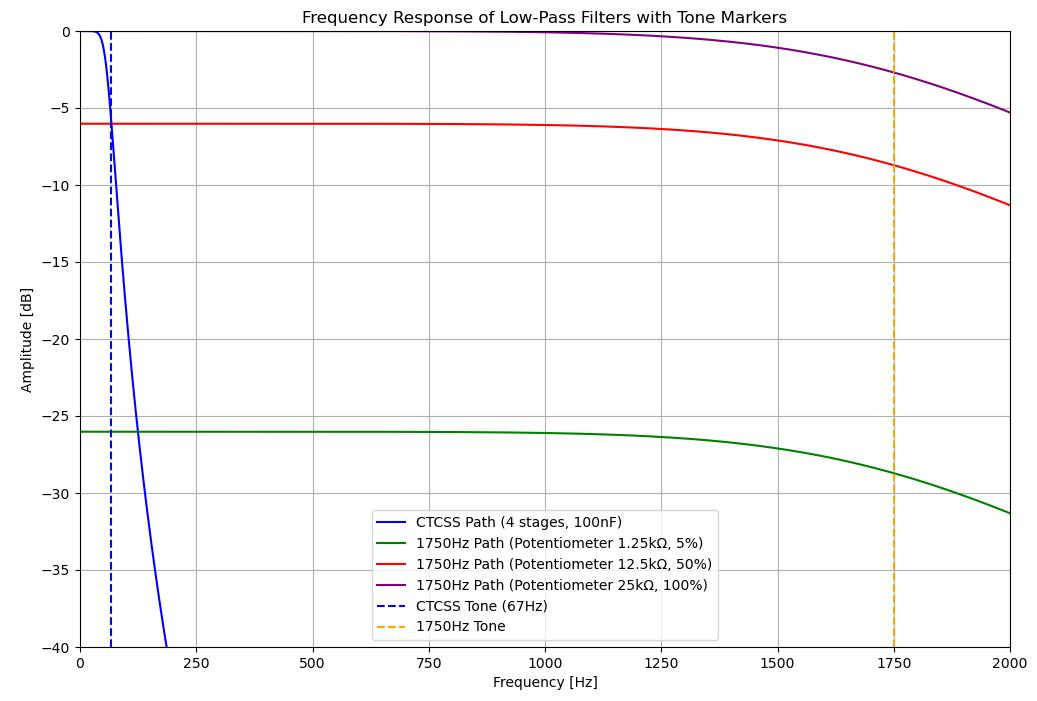

Write the Python code that produced this figure.
import numpy as np
import matplotlib.pyplot as plt
from scipy.signal import butter, freqz

# Define the low-pass filter function
def lowpass_filter(cutoff, fs, order=4):
    nyq = 0.5 * fs
    normal_cutoff = cutoff / nyq
    b, a = butter(order, normal_cutoff, btype='low', analog=False)
    return b, a

# Sampling frequency
fs = 10e3  # 10 kHz

# Define filter parameters
# CTCSS Path (4 stages, 100nF each)
cutoff_ctcss = 1 / (2 * np.pi * 27e3 * 100e-9)
b_ctcss, a_ctcss = lowpass_filter(cutoff_ctcss, fs, order=4)

# 1750Hz Path (3 stages, 3.3nF each)
cutoff_repeater = 1 / (2 * np.pi * 27e3 * 3.3e-9)
b_repeater, a_repeater = lowpass_filter(cutoff_repeater, fs, order=3)

# Frequency array for plotting (limited to 5 kHz for clarity)
freq = np.linspace(0, 5e3, 8000)

# Calculate the frequency response of each path
def calculate_response(b, a):
    w, h = freqz(b, a, worN=len(freq), fs=fs)
    return w, np.abs(h)

# Responses for each path
w_ctcss, h_ctcss = calculate_response(b_ctcss, a_ctcss)
w_repeater, h_repeater = calculate_response(b_repeater, a_repeater)

# Potentiometer resistance values and percentages
pot_min = 1.25e3  # 5% of 25kΩ
pot_center = 12.5e3  # Midpoint of 25kΩ potentiometer
pot_max = 25e3  # 100% of 25kΩ

# Calculate responses with different potentiometer settings
def calculate_repeater_response(pot_value):
    if pot_value == 0:
        return np.zeros_like(h_repeater)  # No signal when resistance is 0
    return h_repeater * (pot_value / 25e3)  # Scale by resistance

# Calculate the responses
response_repeater_min = calculate_repeater_response(pot_min)
response_repeater_center = calculate_repeater_response(pot_center)
response_repeater_max = calculate_repeater_response(pot_max)

# Plotting
plt.figure(figsize=(12, 8))

# Plot CTCSS path
plt.plot(w_ctcss, 20 * np.log10(h_ctcss), label='CTCSS Path (4 stages, 100nF)', color='blue')

# Plot 1750Hz path with different potentiometer settings
plt.plot(w_repeater, 20 * np.log10(response_repeater_min + 1e-6), label=f'1750Hz Path (Potentiometer 1.25kΩ, 5%)', color='green')
plt.plot(w_repeater, 20 * np.log10(response_repeater_center + 1e-6), label=f'1750Hz Path (Potentiometer 12.5kΩ, 50%)', color='red')
plt.plot(w_repeater, 20 * np.log10(response_repeater_max + 1e-6), label=f'1750Hz Path (Potentiometer 25kΩ, 100%)', color='purple')

# Add vertical bars indicating the tone frequencies
plt.axvline(x=67, color='blue', linestyle='--', label='CTCSS Tone (67Hz)')
plt.axvline(x=1750, color='orange', linestyle='--', label='1750Hz Tone')

plt.title('Frequency Response of Low-Pass Filters with Tone Markers')
plt.xlabel('Frequency [Hz]')
plt.ylabel('Amplitude [dB]')
plt.xlim(0, 2000)  # Limit x-axis to cover the tones of interest
plt.ylim(-40, 0)  # Adjust y-axis for better visualization
plt.grid(True)
plt.legend()
plt.show()
